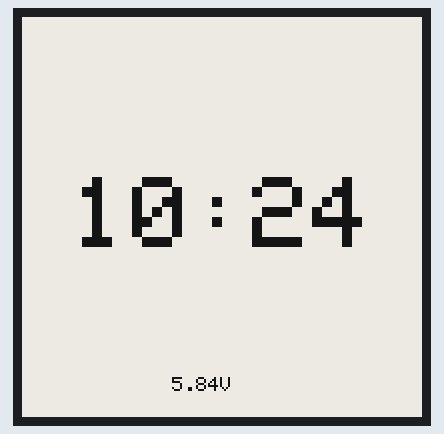
Simulated run of this sketch. Board: Arduino Uno, built for the host (arithmetic inside an expression is 32-bit, double 64-bit). Parts: 200×200 one-colour display. The local clock reads 2024-03-15 10:24:30 at power-on unless the sketch sets it.

Above: at 2.3 s.
At 38.9 s:
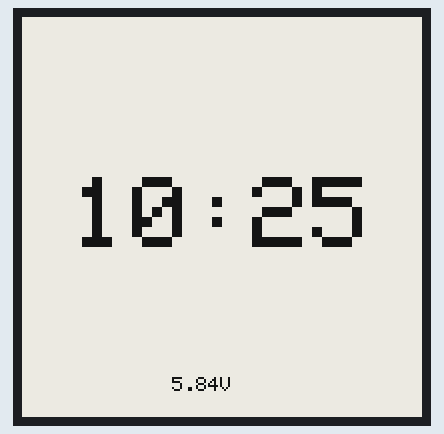
At 99.9 s:
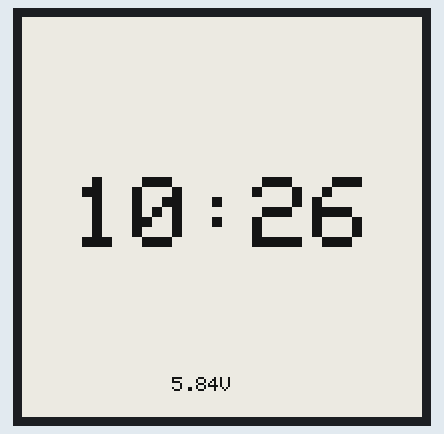

The sketch:

04_VoltageMonitor.ino
```cpp
#include <GxEPD2_BW.h>
#include <Adafruit_GFX.h>
#include <Wire.h>
#include "RTClib.h"

GxEPD2_BW<GxEPD2_154_D67, 32> display(GxEPD2_154_D67(/*CS=*/ 10, /*DC=*/ 9, /*RST=*/ 8, /*BUSY=*/ 7));

RTC_PCF8563 rtc;

// Function to measure VCC (Battery Voltage) without external pins
float getBatteryVoltage() {
  ADMUX = _BV(REFS0) | _BV(MUX3) | _BV(MUX2) | _BV(MUX1);
  delay(2); // Wait for Vref to settle
  ADCSRA |= _BV(ADSC); // Start conversion
  while (bit_is_set(ADCSRA, ADSC)); // Wait for conversion
  uint8_t low  = ADCL;
  uint8_t high = ADCH;
  long result = (high << 8) | low;

  // Calculate Vcc (in mV); 1125300 = 1.1*1023*1000
  float vcc = 1314371L / result;
  return vcc / 1000.0; // Return as Volts (e.g. 3.72)
}

void setup() {
  Wire.begin();
  rtc.begin();

  display.init(0); // Passing 0 removes serial debug from the library
  display.setRotation(3);
  display.setTextColor(GxEPD_BLACK);
}

void loop() {
  DateTime now = rtc.now();
  float batt = getBatteryVoltage();

  display.setFullWindow();
  display.firstPage();
  do {
    display.fillScreen(GxEPD_WHITE);

    // --- Draw Time ---
    display.setCursor(25, 80);
    display.setTextSize(5);
    if(now.hour() < 10) display.print('0');
    display.print(now.hour());
    display.print(':');
    if(now.minute() < 10) display.print('0');
    display.print(now.minute());

    // --- Draw Battery ---
    display.setTextSize(1);
    display.setCursor(75, 180);
    display.print(batt);
    display.print("V");

  } while (display.nextPage());

  // Wait 1 minute for the next update
  delay(10000);
}
```

Measured:
- what the display in image 0 shows lasts 36.6 s, from 2.3 s to 38.9 s
- what the display in image 1 shows lasts 61.0 s, from 38.9 s to 99.9 s
